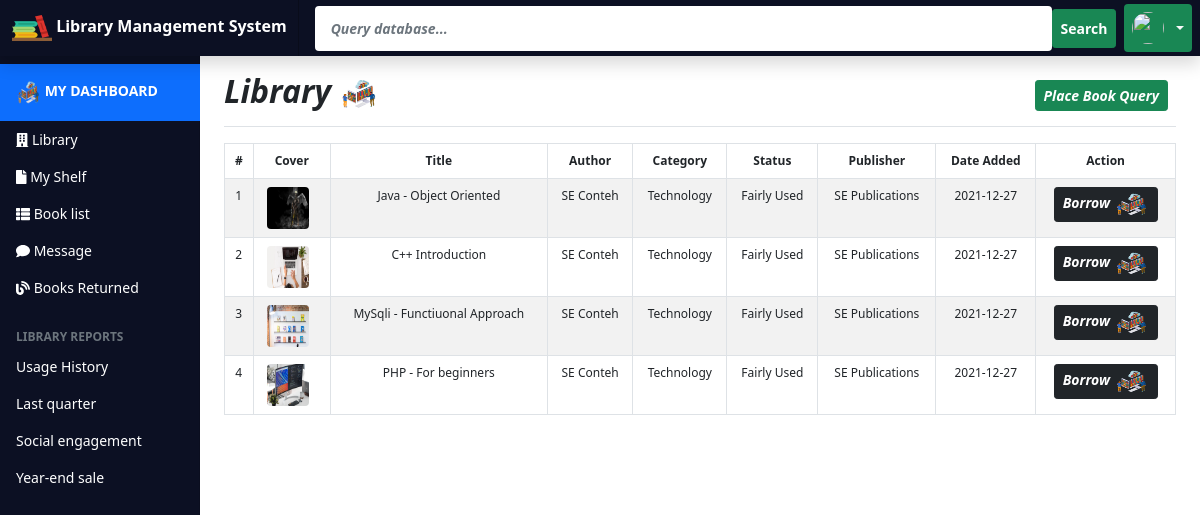
The page /student/my-library.php on the database its author committed.
### tables this page shows
CREATE TABLE IF NOT EXISTS `tblbook` (
  `bookid` int(11) NOT NULL AUTO_INCREMENT,
  `bookcover` varchar(255) DEFAULT NULL,
  `booktitle` varchar(50) DEFAULT NULL,
  `bookauthor` varchar(50) DEFAULT NULL,
  `bookcategoryid` int(5) DEFAULT NULL,
  `bookstatusid` int(5) DEFAULT NULL,
  `bookpublisher` varchar(50) DEFAULT NULL,
  `bookdateadded` date DEFAULT NULL,
  PRIMARY KEY (`bookid`),
  KEY `bookcategoryid` (`bookcategoryid`),
  KEY `bookstatusid` (`bookstatusid`)
);

CREATE TABLE IF NOT EXISTS `tblbookcategory` (
  `bookcatid` int(11) NOT NULL AUTO_INCREMENT,
  `bookcatname` varchar(50) NOT NULL,
  PRIMARY KEY (`bookcatid`)
);

CREATE TABLE IF NOT EXISTS `tblbookstatus` (
  `bookstatusid` int(11) NOT NULL AUTO_INCREMENT,
  `bookstatusname` varchar(50) NOT NULL,
  PRIMARY KEY (`bookstatusid`)
);

### student/my-library.php (the view, shortened to what this page needs)
<?php include 'dashboard-sidebar.php';?>
    <main class="col-md-9 ms-sm-auto col-lg-10 px-md-4">
      <div class="d-flex justify-content-between flex-wrap flex-md-nowrap align-items-center pt-3 pb-2 mb-3 border-bottom">
        <h4 class="h2 fst-italic fw-bold">Library
             <img src="../assets/LMS Icons/2.png" width="40" height="32"></h4>
        <div class="btn-toolbar mb-2 mb-md-0">
          <div class="btn-group me-2">
            <button type="button" class="btn btn-sm btn-success fw-bold fst-italic" data-bs-toggle="modal" data-bs-target="#addbookmodal">Place Book Query</button>
          </div>
        </div>
      </div>
      <table class="table table-striped table-bordered table-hover table-responsive" style="font-size:12px" cellspacing="0">
          <thead class="text-center">
            <tr>
              <th>#</th>
              <th>Cover</th>
              <th>Title</th>
              <th>Author</th>
              <th>Category</th>
              <th>Status</th>
              <th>Publisher</th>
              <th>Date Added</th>
              <th>Action</th>
            </tr>
          </thead>
          <tbody class="text-center">
          <?php
              $i = 1;
            include '../includes/config.php';
            $datashowquery = "SELECT * FROM tblbook
            JOIN tblbookcategory ON  tblbookcategory.bookcatid = tblbook.bookcategoryid
            JOIN tblbookstatus ON tblbookstatus.bookstatusid = tblbook.bookstatusid";
            $datashowqueryrun = mysqli_query($conn,  $datashowquery);
            $datashowqueryrowcount = mysqli_num_rows($datashowqueryrun);
            if( $datashowqueryrowcount > 0){
                while($row = mysqli_fetch_assoc($datashowqueryrun)){
            ?>
            <tr>
              <td><?php echo $i++;?></td>
              <td><img src="../<?php echo $row['bookcover'];?>" width="42" height="42" class="rounded me-2"></td>
              <td><?php echo $row['booktitle'];?></td>
              <td><?php echo $row['bookauthor'];?></td>
              <td><?php echo $row['bookcatname'];?></td>
              <td><?php echo $row['bookstatusname'];?></td>
              <td><?php echo $row['bookpublisher'];?></td>
              <td><?php echo $row['bookdateadded'];?></td>
              <td>
                  <form action="controller.php" method="POST">
                <button class="btn btn-dark btn-sm fw-bold fst-italic" type="submit" name="borrowbook"> Borrow <img src="../assets/LMS Icons/2.png" width="35" height="25"></button>
                </form>
            </td>
            </tr>
            <?php
                }
            }?>
          </tbody>
        </table>
      </div>
  </div>
<?php include 'dashboard-footer.php';?>

### rows shown on the page
tblbook: bookcover (picture), booktitle "Java - Object Oriented", bookauthor "SE Conteh", bookcategoryid.bookcatname "Technology", bookstatusid.bookstatusname "Fairly Used", bookpublisher "SE Publications", bookdateadded "2021-12-27"
tblbook: bookcover (picture), booktitle "C++ Introduction", bookauthor "SE Conteh", bookcategoryid.bookcatname "Technology", bookstatusid.bookstatusname "Fairly Used", bookpublisher "SE Publications", bookdateadded "2021-12-27"
tblbook: bookcover (picture), booktitle "MySqli - Functiuonal Approach", bookauthor "SE Conteh", bookcategoryid.bookcatname "Technology", bookstatusid.bookstatusname "Fairly Used", bookpublisher "SE Publications", bookdateadded "2021-12-27"
tblbook: bookcover (picture), booktitle "PHP - For beginners", bookauthor "SE Conteh", bookcategoryid.bookcatname "Technology", bookstatusid.bookstatusname "Fairly Used", bookpublisher "SE Publications", bookdateadded "2021-12-27"
